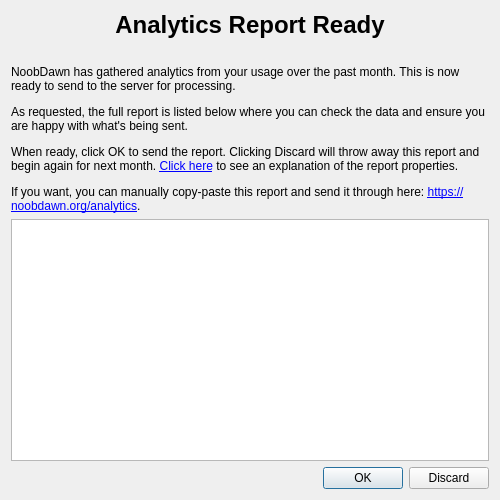
<?xml version="1.0" encoding="UTF-8"?>
<ui version="4.0">
 <class>AnalyticsConfirmDialog</class>
 <widget class="QDialog" name="AnalyticsConfirmDialog">
  <property name="geometry">
   <rect>
    <x>0</x>
    <y>0</y>
    <width>500</width>
    <height>500</height>
   </rect>
  </property>
  <property name="sizePolicy">
   <sizepolicy hsizetype="Fixed" vsizetype="Fixed">
    <horstretch>0</horstretch>
    <verstretch>0</verstretch>
   </sizepolicy>
  </property>
  <property name="windowTitle">
   <string>Analytics Report</string>
  </property>
  <property name="modal">
   <bool>true</bool>
  </property>
  <layout class="QVBoxLayout" name="verticalLayout">
   <item>
    <widget class="QLabel" name="label">
     <property name="text">
      <string>&lt;html&gt;&lt;head/&gt;&lt;body&gt;&lt;p align=&quot;center&quot;&gt;&lt;span style=&quot; font-size:18pt; font-weight:600;&quot;&gt;Analytics Report Ready&lt;/span&gt;&lt;/p&gt;&lt;p&gt;&lt;br/&gt;NoobDawn has gathered analytics from your usage over the past month. This is now ready to send to the server for processing.&lt;/p&gt;&lt;p&gt;As requested, the full report is listed below where you can check the data and ensure you are happy with what's being sent.&lt;/p&gt;&lt;p&gt;When ready, click OK to send the report. Clicking Discard will throw away this report and begin again for next month. &lt;a href=&quot;#documentreport&quot;&gt;&lt;span style=&quot; text-decoration: underline; color:#0000ff;&quot;&gt;Click here&lt;/span&gt;&lt;/a&gt; to see an explanation of the report properties.&lt;/p&gt;&lt;p&gt;If you want, you can manually copy-paste this report and send it through here: &lt;a href=&quot;https://noobdawn.org/analytics&quot;&gt;&lt;span style=&quot; text-decoration: underline; color:#0000ff;&quot;&gt;https://noobdawn.org/analytics&lt;/span&gt;&lt;/a&gt;.&lt;/p&gt;&lt;/body&gt;&lt;/html&gt;</string>
     </property>
     <property name="wordWrap">
      <bool>true</bool>
     </property>
    </widget>
   </item>
   <item>
    <widget class="QTextEdit" name="analyticsReport">
     <property name="readOnly">
      <bool>true</bool>
     </property>
    </widget>
   </item>
   <item>
    <widget class="QDialogButtonBox" name="buttonBox">
     <property name="orientation">
      <enum>Qt::Horizontal</enum>
     </property>
     <property name="standardButtons">
      <set>QDialogButtonBox::Discard|QDialogButtonBox::Ok</set>
     </property>
    </widget>
   </item>
  </layout>
 </widget>
 <resources/>
 <connections>
  <connection>
   <sender>buttonBox</sender>
   <signal>accepted()</signal>
   <receiver>AnalyticsConfirmDialog</receiver>
   <slot>accept()</slot>
   <hints>
    <hint type="sourcelabel">
     <x>248</x>
     <y>254</y>
    </hint>
    <hint type="destinationlabel">
     <x>157</x>
     <y>274</y>
    </hint>
   </hints>
  </connection>
  <connection>
   <sender>buttonBox</sender>
   <signal>rejected()</signal>
   <receiver>AnalyticsConfirmDialog</receiver>
   <slot>reject()</slot>
   <hints>
    <hint type="sourcelabel">
     <x>316</x>
     <y>260</y>
    </hint>
    <hint type="destinationlabel">
     <x>286</x>
     <y>274</y>
    </hint>
   </hints>
  </connection>
 </connections>
</ui>
